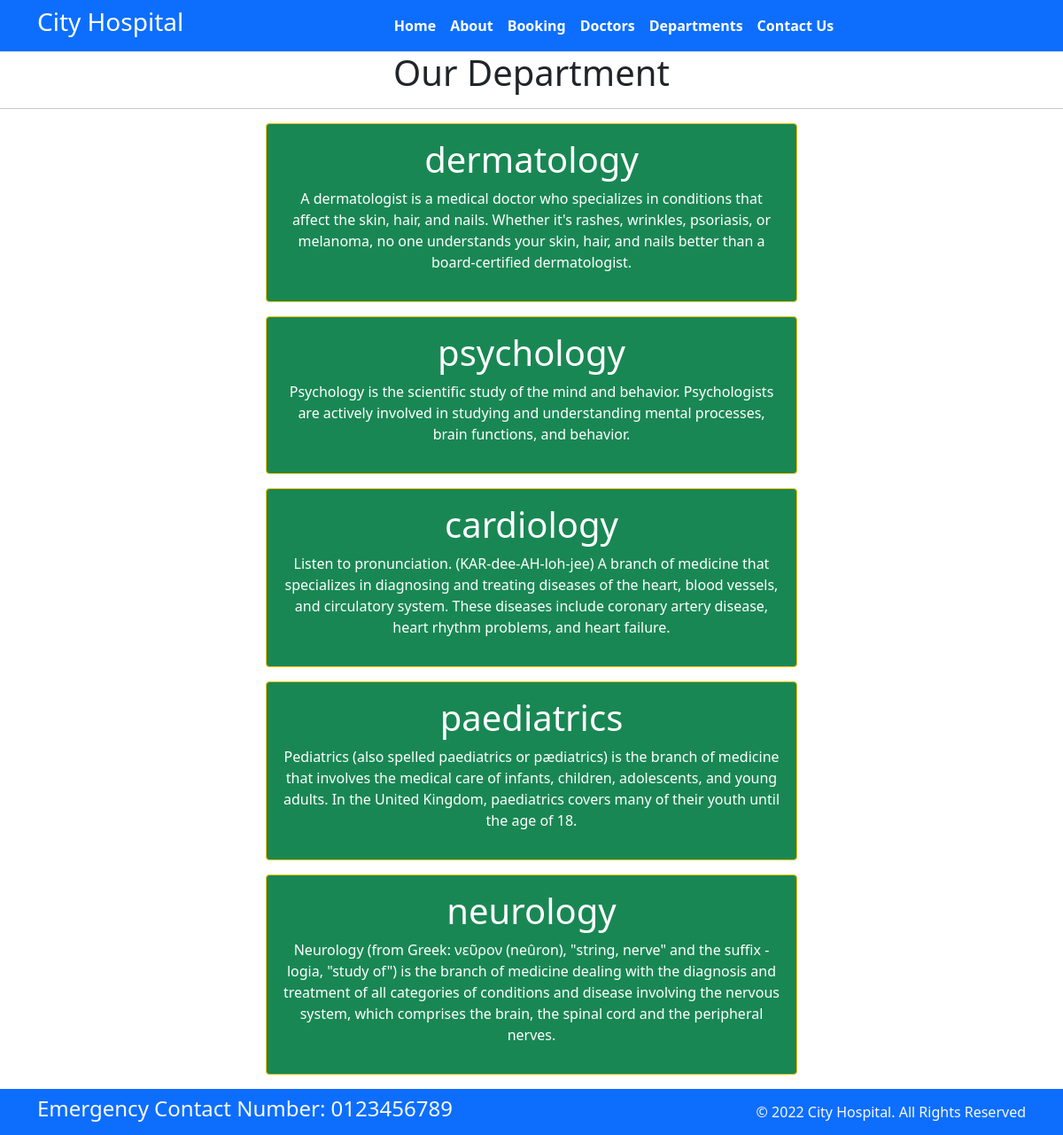
Page /department/ on the committed database.
### home/models.py (models this page shows, shortened)
class Departments(models.Model):
    dep_name = models.CharField((""), max_length=100)
    dep_decription = models.TextField()

### home/views.py (the view)
# urls.py: path('department/',views.department,name="department"),
def department(request):
    dict_dept={
        'dept' : Departments.objects.all
    }
    return render(request,"department.html", dict_dept)

### templates/department.html (shortened to what this page needs)
{% extends "base.html" %}
{% block content %}
<h1 class ="text-center"> Our Department </h1>
<hr>
{% for d in  dept %}
<div class="mx-auto w-50 bg-success text-center text-white p-3  my-3 border border-warning rounded">
    <h1>{{d.dep_name}}</h1>
    <p>{{d.dep_decription}}</p>
</div>
{% endfor %}
{%endblock%}

### rows in the picture
Departments: dep_name "dermatology", dep_decription "A dermatologist is a medical doctor who specializes in conditions that affect the skin, hair, and nails. Whether it's rashes, wrinkles, psoriasis, or melanoma, no one understands your skin, hair, and nails better than a board-certified dermatologist."
Departments: dep_name "psychology", dep_decription "Psychology is the scientific study of the mind and behavior. Psychologists are actively involved in studying and understanding mental processes, brain functions, and behavior."
Departments: dep_name "cardiology", dep_decription "Listen to pronunciation. (KAR-dee-AH-loh-jee) A branch of medicine that specializes in diagnosing and treating diseases of the heart, blood vessels, and circulatory system. These diseases include coronary artery disease, heart rhythm problems, and heart failure."
Departments: dep_name "paediatrics", dep_decription "Pediatrics (also spelled paediatrics or pædiatrics) is the branch of medicine that involves the medical care of infants, children, adolescents, and young adults. In the United Kingdom, paediatrics covers many of their youth until the age of 18."
Departments: dep_name "neurology", dep_decription "Neurology (from Greek: νεῦρον (neûron), \"string, nerve\" and the suffix -logia, \"study of\") is the branch of medicine dealing with the diagnosis and treatment of all categories of conditions and disease involving the nervous system, which comprises the brain, the spinal cord and the peripheral nerves."
